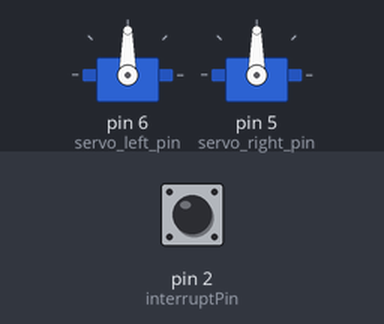
The sketch below on a simulated Arduino Uno, built with avr-gcc and run on an emulated ATmega328P. On the bench: 2 × servo. The inputs (shaded band) are chosen by the test bench; at power-on: pin 2 (interruptPin) LOW.

Above: at 0.1 s.
At 2.1 s:
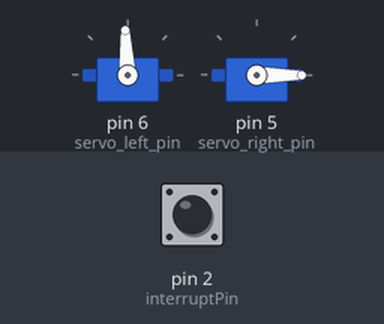
Timing chart, 0 to 3.6 s (numbered marks = the images above):
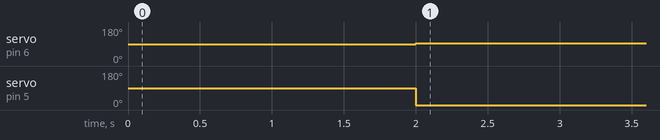

Measured:
- by itself, servo on pin 6 (servo_left_pin): 90° → 93° at 2.0 s
- by itself, servo on pin 5 (servo_right_pin): 90° → 0° at 2.0 s

The sketch:

sketch_250413SFOfor2ServoV3.ino
```cpp
//250413 Version3 SFO for 2 servo CODE by K.Kakuta
#include <Servo.h>
#include "src/PPMReader/PPMReader.h"// <PPMReader.h>
//#include <InterruptHandler.h>// 2022/01/27 Delete for more good move

// In use of Flap system,cut "Serial.print "(put ”//”)
//and write code to Arduino board.
int interruptPin = 2;
int channelAmount = 6;
PPMReader ppm(interruptPin, channelAmount);

int servo_left_pin = 6;
int servo_right_pin = 5;

volatile int elevator = 0;
volatile int flapamp = 0;
//volatile int delaytime = 100;// Servo speed low-increase Servo speed high-decrease this.
                          // unit: micro second
volatile float delaytime = 100;// Servo speed low-increase Servo speed high-decrease this.
                          // unit: micro second
float elapsed_time = 0;
float dt;
unsigned long current_time, prev_time;

volatile int ch3value = 1000;//Ch3
volatile int ch1value = 1500;//Ch1
volatile int ch2value = 1500;//Ch2
volatile int ch4value = 1500;//Ch4: Set Scale of 4ch of TX to 70%
volatile int ch5value = 1500;//Ch5
static int servo_comm1 = 0;// Left or Right Servo high point and low point
static int servo_comm2 = 0; // Left or Right Servo high point and low point
volatile int rudder = 0;
float glide_deg = 0; // Gliding angle 0=0 degree 500=90degree
static float servo_zero1 = 0;//flap angle adjust
static float servo_zero2 = 0; //flap angle adjust

Servo servo_left, servo_right; // create servo object to control a servo

void setup() {
  Serial.begin(9600);

  pinMode(servo_left_pin, OUTPUT);
  pinMode(servo_right_pin, OUTPUT);

  servo_left.attach(servo_left_pin);//output pin No
  servo_right.attach(servo_right_pin); //output pin No
delay(2000);//Avoid abnormal positions at startup-wait 2 second until RX starts220306
}

void loop() {
prev_time = current_time;
  current_time = micros();
  dt = (current_time - prev_time)/1000000.0;

  elapsed_time = elapsed_time + dt; // total time spent in the main loop since beginning one upstroke/downstroke

  ch3value = ppm.rawChannelValue(3);//Ch3
  ch1value = ppm.rawChannelValue(1);//Ch1
  ch2value = ppm.rawChannelValue(2);//Ch2
  ch4value = ppm.rawChannelValue(4);//Ch4
ch5value = ppm.rawChannelValue(5);//Ch5


    //Serial.print("ch3value ");Serial.print(ch3value);
    //Serial.print(",\t");
    //Serial.print("ch1value ");Serial.print(ch1value);
    //Serial.print(",\t");
   // Serial.print("ch2value ");Serial.print(ch2value);
//Serial.print(",\t");
    //Serial.print("ch4value ");Serial.print(ch4value);
//Serial.print(",\t");
    //Serial.print("ch5value ");Serial.print(ch5value);
    //Serial.println(",\t");

 rudder=(int)(ch1value-1500);//Ch1  Flap angle incline-- AileronStick
 elevator=(int)(ch2value-1500);//Ch2 Flap Angle bilateral UP&Down
 flapamp=(int)(ch4value-1500);//Ch4 Right and left Flap angle difference from3to2
 delaytime=(int)((ch5value-950)/5);//Ch5 Flapping frequency
// you can change UP or Down direction by your transmitter Reverse setting of each Channel

    //Serial.print("rudder");Serial.print(rudder);
    //Serial.print(",\t");
    //Serial.print("elevator");Serial.print(elevator);
    //Serial.print(",\t");
    //Serial.print("flapamp");Serial.print(flapamp);
//Serial.print(",\t");
    //Serial.print("delaytime");Serial.print(delaytime);
    //Serial.print(",\t");

 if (ch3value > 1080) {
if (elapsed_time < delaytime/1000) {

  servo_comm1 = (int)( (ch3value -1000)/2+1500 + rudder - elevator+ servo_zero1+ flapamp);
  servo_comm2 = (int)(1000 + (2000 - ((ch3value -1000)/2+1500)) + rudder + elevator- servo_zero2+flapamp);

  servo_left.writeMicroseconds(servo_comm1); // servo position in variable 'pos'
  servo_right.writeMicroseconds(servo_comm2); // servo position in variable 'pos'
}
//Wait 1second=1000mseconds

if ((elapsed_time > delaytime/1000) && ( elapsed_time < (delaytime + delaytime)/1000)) {

servo_comm1 = (int)( (ch3value -1000)/2+1500 + rudder + elevator+ servo_zero1-flapamp);
  servo_comm2 = (int)(1000 + (2000 - ((ch3value -1000)/2+1500)) + rudder - elevator- servo_zero2-flapamp);

  servo_left.writeMicroseconds(servo_comm2); // servo position in variable 'pos'
  servo_right.writeMicroseconds(servo_comm1); // servo position in variable 'pos'

      //Serial.print("servo_comm1");Serial.print(servo_comm1);
    //Serial.print(",\t");
    //Serial.print("servo_comm2");Serial.print(servo_comm2);
    //Serial.println(",\t");

//Wait 1second=1000mseconds
 }

  }
else{

  servo_comm1=(int)(1500+rudder-elevator+glide_deg);
  servo_comm2=(int)(1500+rudder+elevator-glide_deg);

  servo_left.writeMicroseconds(servo_comm1); // servo position in variable 'pos'
  servo_right.writeMicroseconds(servo_comm2); // servo position in variable 'pos'

    //Serial.print("servo_comm1");Serial.print(servo_comm1);
    //Serial.print(",\t");
    //Serial.print("servo_comm2");Serial.print(servo_comm2);
    //Serial.println(",\t");

}
     if (elapsed_time > (delaytime + delaytime)/1000) {// one full flap is finisheddt
         elapsed_time = 0; // start next flapping cycle
}

}
```

PPMReader.cpp
```cpp
// (licence header left out)
#include "PPMReader.h"

PPMReader *PPMReader::ppm;

void PPMReader::PPM_ISR(void) {
  ppm->handleInterrupt();
}


PPMReader::PPMReader(byte interruptPin, byte channelAmount):
    interruptPin(interruptPin), channelAmount(channelAmount) {
    // Setup an array for storing channel values
    rawValues = new unsigned [channelAmount];
    for (int i = 0; i < channelAmount; ++i) {
        rawValues[i] = 0;
    }
    // Attach an interrupt to the pin
    pinMode(interruptPin, INPUT);
    if(ppm == NULL) {
        ppm = this;
        attachInterrupt(digitalPinToInterrupt(interruptPin), PPM_ISR, RISING);
    }
}

PPMReader::~PPMReader(void) {
    detachInterrupt(digitalPinToInterrupt(interruptPin));
    if(ppm == this) ppm = NULL;
    delete [] rawValues;
}

void PPMReader::handleInterrupt(void) {
    // Remember the current micros() and calculate the time since the last pulseReceived()
    unsigned long previousMicros = microsAtLastPulse;
    microsAtLastPulse = micros();
    unsigned long time = microsAtLastPulse - previousMicros;

    if (time > blankTime) {
        // Blank detected: restart from channel 1
        pulseCounter = 0;
    }
    else {
        // Store times between pulses as channel values
        if (pulseCounter < channelAmount) {
            rawValues[pulseCounter] = time;
            ++pulseCounter;
        }
    }
}

unsigned PPMReader::rawChannelValue(byte channel) {
    // Check for channel's validity and return the latest raw channel value or 0
    unsigned value = 0;
    if (channel >= 1 && channel <= channelAmount) {
        noInterrupts();
        value = rawValues[channel-1];
        interrupts();
    }
    return value;
}

unsigned PPMReader::latestValidChannelValue(byte channel, unsigned defaultValue) {
    // Check for channel's validity and return the latest valid channel value or defaultValue.
    unsigned value = defaultValue;
	unsigned long timeout;
	noInterrupts();
	timeout = micros() - microsAtLastPulse;
	interrupts();
    if ((timeout < failsafeTimeout) && (channel >= 1) && (channel <= channelAmount)) {
        noInterrupts();
        value = rawValues[channel-1];
		interrupts();
		if (value >= minChannelValue - channelValueMaxError && value <= maxChannelValue + channelValueMaxError) {
			value = constrain(value, minChannelValue, maxChannelValue);
		}
        else value = defaultValue;
    }
    return value;
}
```

PPMReader.h
```cpp
// (licence header left out)
#ifndef PPM_READER
#define PPM_READER

#include <Arduino.h>

class PPMReader {

    public:

    // The range of a channel's possible values (microseconds)
    unsigned minChannelValue = 1000;
    unsigned maxChannelValue = 2000;

    // The maximum error (in either direction) in channel value with which the channel value is still considered valid
    unsigned channelValueMaxError = 10;

    // The minimum blanking time (microseconds) after which the frame current is considered to be finished
	// Should be bigger than maxChannelValue + channelValueMaxError
    unsigned blankTime = 2100;

	// The timeout (microseconds) after which the channels which were not updated are considered invalid
	unsigned long failsafeTimeout = 500000L;


    private:

    // The pin from which to listen for interrupts
    byte interruptPin = 0;

    // The number of channels to be expected in the PPM signal
    byte channelAmount = 0;

    // Arrays for keeping track of channel values
    volatile unsigned *rawValues = NULL;

    // A counter variable for determining which channel is being read next
    volatile byte pulseCounter = 0;

    // A time variable to remember when the last pulse was read
    volatile unsigned long microsAtLastPulse = 0;

    // Pointer to PPMReader object used by ISR. Replace by an array if multiple PPM reader instances are needed
    static PPMReader *ppm;

    public:

    PPMReader(byte interruptPin, byte channelAmount);
    ~PPMReader(void);

    // Returns the latest raw (not necessarily valid) value for the channel (starting from 1)
    unsigned rawChannelValue(byte channel);

    // Returns the latest received value that was considered valid for the channel (starting from 1)
    // Returns defaultValue if the channel hasn't received any valid values yet, or the PPM signal was absent for more than failsafeTimeout
    unsigned latestValidChannelValue(byte channel, unsigned defaultValue);

    private:

    // An interrupt service routine for handling the interrupts activated by PPM pulses
    void handleInterrupt(void);

    // Interrupt service routine function compatible with attachInterrupt. Add more funcitons if multiple PPM reader instances are needed
    static void PPM_ISR(void);

};

#endif
```
